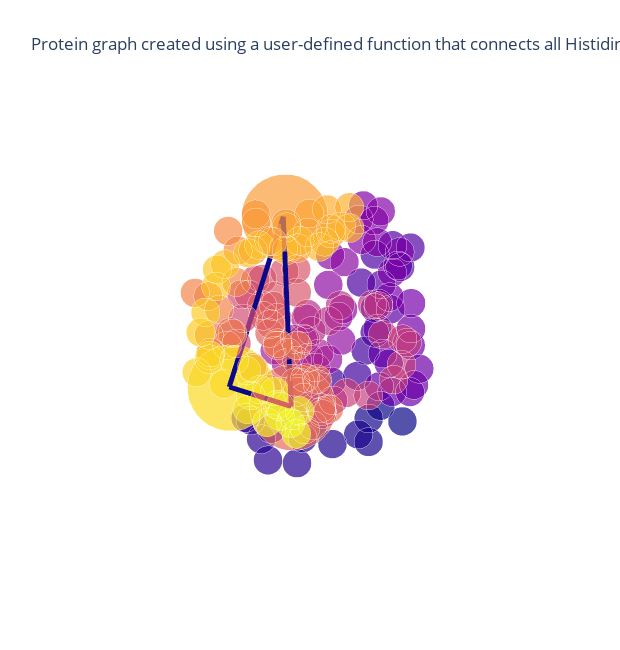

Notebook source saved alongside this figure:
### Code cell
new_edge_funcs = {"edge_construction_functions": [add_histidine_histidine_edges]}
config = ProteinGraphConfig(**new_edge_funcs)

g = construct_graph(config=config, pdb_code="3eiy")
p = plotly_protein_structure_graph(
    g,
    colour_edges_by="kind",
    colour_nodes_by="seq_position",
    label_node_ids=False,
    plot_title="Protein graph created using a user-defined function that connects all Histidines."
    )
p.show()
# Let's check this worked:
for u, v, a in g.edges(data=True):
    print(u, v, a)

### Figure 1 — Plotly figure (JSON) as saved in the notebook; plotly's stock layout.template omitted (floating-point values rounded to 4 significant figures; data arrays with more than 128 entries replaced by an {"elided": "..."} marker saying what was removed)
{"data": [{"hoverinfo": "text+x+y+z", "marker": {"color": {"elided": "174x4 float values"}, "opacity": 0.7, "size": {"elided": "174 int values"}, "symbol": "circle"}, "mode": "markers", "text": {"elided": "174 str values"}, "type": "scatter3d", "x": {"elided": "174 float values"}, "y": {"elided": "174 float values"}, "z": {"elided": "174 float values"}}, {"hoverinfo": "text", "line": {"color": [[0.05038, 0.0298, 0.528, 1], [0.05038, 0.0298, 0.528, 1], [0.05038, 0.0298, 0.528, 1], [0.05038, 0.0298, 0.528, 1], [0.05038, 0.0298, 0.528, 1], [0.05038, 0.0298, 0.528, 1], [0.05038, 0.0298, 0.528, 1], [0.05038, 0.0298, 0.528, 1], [0.05038, 0.0298, 0.528, 1]], "width": 10}, "mode": "lines", "text": ["histidine", "histidine", "histidine", "histidine", "histidine", "histidine", "histidine", "histidine", "histidine"], "type": "scatter3d", "x": [21.27, 5.9, null, 21.27, 20.03, null, 5.9, 20.03, null], "y": [51.04, 33.62, null, 51.04, 37.07, null, 33.62, 37.07, null], "z": [11.68, 25.28, null, 11.68, 5.475, null, 25.28, 5.475, null]}], "layout": {"height": 650, "margin": {"t": 100}, "scene": {"xaxis": {"showbackground": false, "showgrid": false, "showline": false, "showticklabels": false, "title": {"text": ""}, "zeroline": false}, "yaxis": {"showbackground": false, "showgrid": false, "showline": false, "showticklabels": false, "title": {"text": ""}, "zeroline": false}, "zaxis": {"showbackground": false, "showgrid": false, "showline": false, "showticklabels": false, "title": {"text": ""}, "zeroline": false}}, "showlegend": false, "title": {"text": "Protein graph created using a user-defined function that connects all Histidines."}, "width": 620}}
